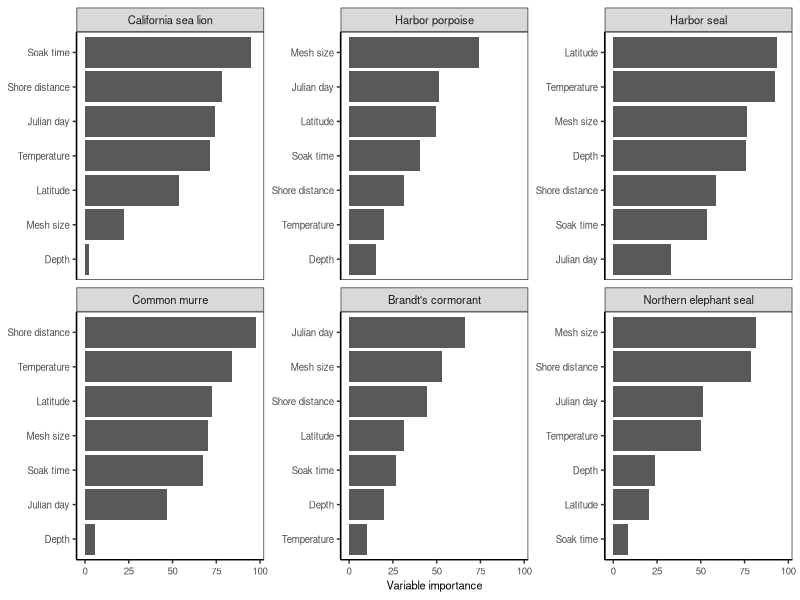

Here is the R script that generated this plot: (Note: this script raises an error after producing the figure.)

# Clear workspace
rm(list = ls())

# Setup
################################################################################

# Packages
library(tidyverse)

# Directories
plotdir <- "figures"


# Simulate data
################################################################################

# Species
species <- c("California sea lion",
             "Harbor porpoise",
             "Harbor seal",
             "Common murre",
             "Brandt's cormorant",
             "Northern elephant seal")

# Variables
variables <- c("Mesh size", 
               "Latitude", 
               "Temperature", 
               "Julian day", 
               "Depth",
               "Shore distance", 
               "Soak time")


# Build data
data <- expand.grid(species=species,
                    variable=variables) %>% 
  # Add importnace
  mutate(importance=runif(nrow(.), 0, 100))



# Plot data
################################################################################

# Theme
base_theme <-  theme(axis.text=element_text(size=7),
                     axis.title=element_text(size=8),
                     legend.text=element_text(size=7),
                     legend.title=element_text(size=8),
                     strip.text=element_text(size=8),
                     # Gridlines
                     panel.grid.major = element_blank(), 
                     panel.grid.minor = element_blank(),
                     panel.background = element_blank(), 
                     axis.line = element_line(colour = "black"),
                     # Legend
                     legend.background = element_rect(fill=alpha('blue', 0)))

# Plot
g <- ggplot(data, aes(x=importance, 
                      y=tidytext::reorder_within(variable, importance, species))) +
  facet_wrap(~species, ncol=3, scales="free_y") +
  geom_bar(stat="identity") +
  # Labels
  labs(x="Variable importance", y="") +
  tidytext::scale_y_reordered() +
  # Theme
  theme_bw() + base_theme +
  theme(axis.title.y=element_blank())
g

# Export
ggsave(g, filename=file.path(plotdir, "Fig5_variable_importance.png"), 
       width=6.5, height=4, units="in", dpi=600)
